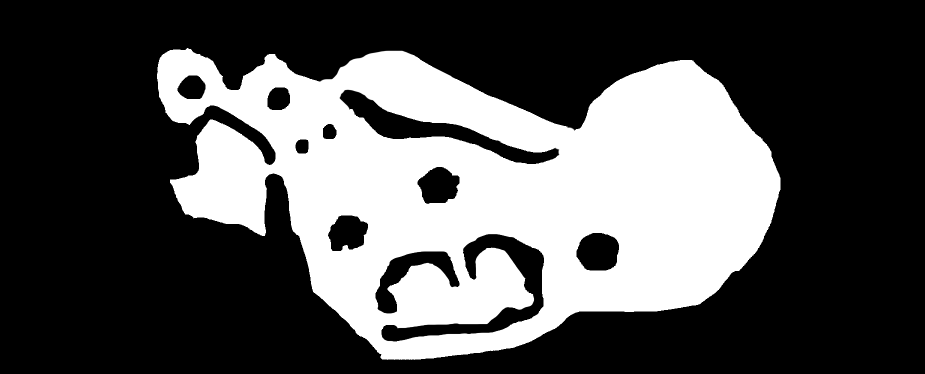
#> input picture ASSOL_MAP_for_a_star.png, 1850 x 747 px (shown at 1/2 size)
$ python main.py
#> lines starting #> are read from the running program, lines starting #| are printed output that depends on the picture; after the words box and inside, x2 and y2 are one past the last pixel; in counts of white or black regions, pixels touching at a corner belong together
### assol_map.py
import functools
import math
import random
from collections import defaultdict

import numpy as np
from PIL import Image


def round_pair(p):
    return round(p[0]), round(p[1])


SCALE_FACTOR = 5
starting_point = (393, 374)

raw_coords = [
    (344.61, 160.53),
    (354.08, 209.05),
    (370.42, 125.88),
    (393.14, 218.51),
    (408.9, 260.72),
    (411.37, 142.90),
    (424.62, 188.27),
    (426.53, 241.82),
    (432.88, 359.64),
    (433.47, 269.55),
    (455.49, 205.92),
    (473.23, 424.55),
    (490.85, 405.65),
    (492.65, 211.59),
    (495.27, 429.59),
    (541.12, 149.86),
    (557.49, 130.96),
    (563.8, 156.16),
    (611.06, 202.16),
    (611.12, 338.25),
    (623.67, 228.63),
    (636.89, 204.69),
    (649.55, 337.00),
    (668.54, 559.41),
    (685.54, 542.40),
    (691.85, 565.71),
    (696.16, 345.20),
    (734.44, 122.46),
    (736.48, 360.33),
    (772.45, 142.72),
    (775.68, 696.78),
    (778.05, 376.72),
    (783.14, 474.37),
    (797.67, 576.44),
    (798.95, 694.05),
    (800.2, 170.47),
    (800.77, 455.48),
    (808.34, 481.31),
    (815.22, 395.62),
    (816.69, 690.55),
    (828.71, 200.73),
    (844.06, 415.02),
    (844.19, 687.80),
    (845.53, 543.06),
    (850.72, 229.99),
    (855.66, 646.05),
    (872.18, 685.31),
    (878.72, 235.00),
    (879.81, 429.27),
    (884.14, 600.55),
    (899.43, 684.56),
    (907.77, 308.06),
    (908.47, 232.50),
    (915.38, 415.80),
    (923.49, 289.01),
    (927.42, 683.07),
    (930.75, 315.02),
    (937.21, 230.51),
    (953.65, 642.57),
    (955.29, 406.28),
    (957.16, 680.82),
    (962.01, 350.03),
    (980.45, 232.51),
    (984.84, 522.06),
    (987.16, 677.58),
    (993.53, 392.04),
    (1018.65, 669.83),
    (1028.45, 236.27),
    (1040.11, 592.83),
    (1042.77, 393.80),
    (1056.64, 656.09),
    (1067.45, 258.78),
    (1081.77, 409.56),
    (1088.62, 637.59),
    (1093.2, 270.79),
    (1118.77, 419.56),
    (1122.1, 608.59),
    (1124.56, 519.33),
    (1129.45, 278.30),
    (1161.26, 426.82),
    (1168.2, 289.31),
    (1204.07, 560.85),
    (1211.26, 436.08),
    (1246.72, 353.08),
    (1256.78, 495.35),
    (1261.65, 219.56),
    (1287.3, 554.11),
    (1287.99, 429.35),
    (1288.42, 258.57),
    (1328.67, 283.33),
    (1340.88, 202.32),
    (1356.76, 493.37),
    (1359.98, 416.61),
    (1372.04, 563.63),
    (1376.42, 309.59),
    (1388.2, 372.11),
    (1404.87, 211.34),
    (1436.91, 297.10),
    (1443.23, 443.88),
    (1497.18, 370.62),
]
random_coords = random.sample(raw_coords, 30)

USE_RANDOM = False

coords = list(map(round_pair, [starting_point] + (random_coords if USE_RANDOM else raw_coords)))

cities = list(map(repr, coords))
city_to_coords = dict(zip(cities, coords))
# print(cities)
# cities = coords


black_pixel = np.array([0, 0, 0, 255], dtype='uint8')
white_pixel = np.array([255, 255, 255, 255], dtype='uint8')

assol_raw_map = np.array(Image.open('./ASSOL_MAP_for_a_star.png'))
#> assol_raw_map is the input picture: shape (747, 1850, 4); mean R, G, B, A 83.8, 83.8, 83.8, 170.8

# print(assol_raw_map.dtype, assol_raw_map.ndim, assol_raw_map.shape)

assol_map_ = []
for row in assol_raw_map:
    row_ = []
    for pixel in row:
        row_.append(all(pixel == black_pixel))
    assol_map_.append(row_)
#> after the loop, assol_map_ = 747 items

assol_map = np.array(assol_map_)
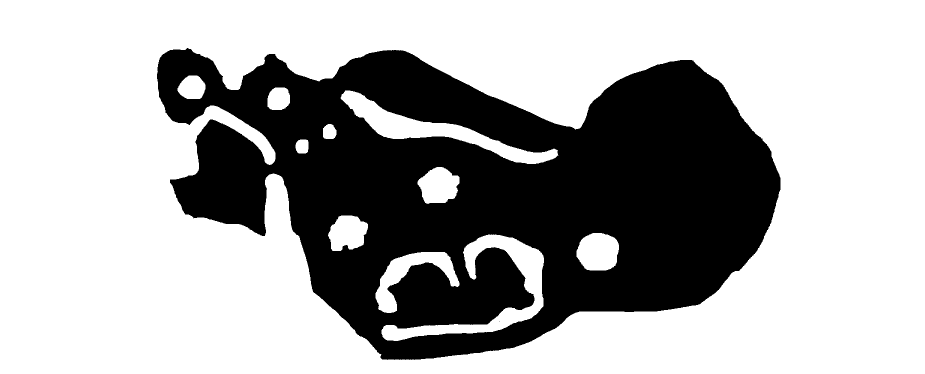
#> assol_map: shape (747, 1850) bool (shown at 1/2 size); 66.9% white; 2 black regions (1 under 20 px), largest, box (x1, y1, x2, y2) and area: (314, 96, 1561, 720) 457842

print(f"Generated assol_map")


def thin_2d_array_by_factor(xs, factor):
#> called with factor = 5
    new_arr = []
    for i, row in enumerate(xs):
        if i % factor != 0:
            continue
        new_row = []
        for j, el in enumerate(row):
            if j % factor != 0:
                continue
            new_row.append(el)
        new_arr.append(new_row)
#> after the loop, new_arr = 150 items
    return np.array(new_arr)
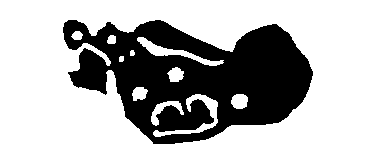
#> returned value: shape (150, 370) bool; 67% white; 1 black region, box (x1, y1, x2, y2) and area: (63, 20, 313, 144) 18315


# [5 lines left out: function save_assol_map, not called in this run]


path_color = np.array([255, 19, 92, 255], dtype='uint8')


# [23 lines left out: functions draw_path_and_map, draw_gene_and_map, not called in this run]


from astar import AStar


class ASSOL_Solver(AStar):
    """sample use of the astar algorithm. In this exemple we work on a maze made of ascii characters,
    and a 'node' is just a (x,y) tuple that represents a reachable position"""

    def __init__(self, maze):
        self.lines = maze
        self.width = len(self.lines[0])
        self.height = len(self.lines)

    # [5 lines left out: function heuristic_cost_estimate, not called in this run]

    def distance_between(self, n1, n2):
        """this method always returns 1, as two 'neighbors' are always adajcent"""
        return 1.4142 if n1[0] != n2[0] and n1[1] != n2[1] else 1

    def is_okay_node(self, node):
        nx, ny = node
        return 0 <= ny < self.height and 0 <= nx < self.width and not maze[ny, nx]

    # [30 lines left out: functions make_ns, neighbors, is_goal_reached, not called in this run]


# [8 lines of commented-out code are left out]


known_paths = defaultdict(dict)

maze = thin_2d_array_by_factor(assol_map, SCALE_FACTOR)


# print(len(maze), len(maze[0]), maze.shape)
# print(maze[starting_point[0] // SCALE_FACTOR, starting_point[1] // SCALE_FACTOR])
# save_assol_map(maze)


@functools.lru_cache(maxsize=500000)
def path_between(c1, c2):
    p1 = city_to_coords[c1]
    p2 = city_to_coords[c2]
    # p1 = c1
    # p2 = c2
    p1 = (p1[0] // SCALE_FACTOR, p1[1] // SCALE_FACTOR)
    p2 = (p2[0] // SCALE_FACTOR, p2[1] // SCALE_FACTOR)
    if known_paths[c1].get(c2, None) is None:
        path = tuple(ASSOL_Solver(maze).astar(p1, p2))
        set_path_between(c1, c2, path)
        # print(f"Found path between {p1} and {p2} with length {len(path)}")
    else:
        path = known_paths[c1][c2]
    return path


# [7 lines left out: function calc_path_between, not called in this run]


def set_path_between(c1, c2, path):
    known_paths[c1][c2] = path


edges = []
dist_dict = defaultdict(dict)
path_dict = defaultdict(dict)


def lookup_dist(city_a, city_b):
    if city_b not in dist_dict[city_a]:
        path = path_between(city_a, city_b)
        if path is None:
            path = calc_path_between(city_a, city_b)
            set_path_between(city_a, city_b, path)
        dist = len(path)
        dist_dict[city_a][city_b] = dist
        path_dict[city_a][city_b] = path
        edges.append((city_a, city_b, dist))
        return dist
    return dist_dict[city_a][city_b]


# [6 lines that do not run on import are left out]

### genetic_algo.py
#
# I *think* I found this algorithm here: https://gist.github.com/jdmoore7/de13d106b9bb92fe111ba14224341045
# I've modified it a bit, but it's mostly the same.
#


import sys
from datetime import datetime
import random
import operator
from multiprocessing import Pool
from pathlib import Path
import threading

from numpy import vectorize
import functools

from assol_map import cities, draw_gene_and_map, maze, lookup_dist, dist_dict


@functools.lru_cache(maxsize=500000)
def get_fitness(gene):
    total_distance = 0
    for idx in range(1, len(gene)):
        city_b = gene[idx]
        city_a = gene[idx - 1]
        try:
            if city_b not in dist_dict[city_a]:
                dist = lookup_dist(city_a, city_b)
            else:
                dist = dist_dict[city_a][city_b]
        except KeyboardInterrupt as e:
            return sys.exit()
        except BrokenPipeError as e:
            return sys.exit()
        total_distance += dist
    fitness = 1 / total_distance
    return fitness


class GeneticAlgo:
    def __init__(self, start, steps=2, crossover_prob=0.15, mutation_prob=0.15, population_size=5,
                 iterations=100, out_path=Path("gene-out")):
        self.crossover_prob = crossover_prob
        self.mutation_prob = mutation_prob
        self.population_size = population_size
        self.steps = steps
        self.iterations = iterations
        self.start = start
        self.cities = list([k for k in cities])
        self.cities.remove(start)
        self.genes = []
        self.epsilon = 1 - 1 / self.iterations
        self.generate_genes = vectorize(self.generate_genes)
        self.evaluate_fitness = vectorize(self.evaluate_fitness)
        self.evolve = vectorize(self.evolve)
        self.prune_genes = vectorize(self.prune_genes)
        self.converge = vectorize(self.converge)
        self.out_path = out_path

        self.generate_genes()

    def generate_genes(self):
        self.genes.append(('(393, 374)', '(433, 360)', '(427, 242)', '(491, 406)', '(624, 229)', '(1376, 310)',
                           '(1028, 236)', '(1043, 394)', '(1204, 561)', '(954, 643)', '(798, 576)', '(669, 559)',
                           '(1329, 283)', '(1288, 259)', '(1360, 417)', '(962, 350)', '(955, 406)', '(1341, 202)',
                           '(980, 233)', '(829, 201)', '(879, 235)', '(937, 231)', '(801, 455)', '(908, 308)',
                           '(1211, 436)', '(686, 542)', '(844, 688)', '(846, 543)', '(987, 678)', '(1257, 495)',
                           '(1497, 371)', '(1287, 554)', '(1443, 444)', '(1168, 289)', '(908, 232)', '(994, 392)',
                           '(1057, 656)', '(1357, 493)', '(495, 430)', '(736, 360)', '(696, 345)', '(493, 212)',
                           '(872, 685)', '(783, 474)', '(957, 681)', '(1082, 410)', '(931, 315)', '(1388, 372)',
                           '(1122, 609)', '(1119, 420)', '(1288, 429)', '(884, 601)', '(800, 170)', '(1247, 353)',
                           '(1093, 271)', '(1437, 297)', '(1262, 220)', '(1372, 564)', '(776, 697)', '(927, 683)',
                           '(915, 416)', '(345, 161)', '(778, 377)', '(637, 205)', '(541, 150)', '(808, 481)',
                           '(1089, 638)', '(899, 685)', '(433, 270)', '(856, 646)', '(692, 566)', '(411, 143)',
                           '(557, 131)', '(425, 188)', '(354, 209)', '(370, 126)', '(564, 156)', '(611, 202)',
                           '(1125, 519)', '(1129, 278)', '(844, 415)', '(1405, 211)', '(799, 694)', '(1019, 670)',
                           '(817, 691)', '(473, 425)', '(650, 337)', '(880, 429)', '(815, 396)', '(611, 338)',
                           '(409, 261)', '(923, 289)', '(1067, 259)', '(851, 230)', '(734, 122)', '(772, 143)',
                           '(1040, 593)', '(985, 522)', '(1161, 427)'))
        for c in self.cities:
            if c not in self.genes[0]:
                print(c)
                self.genes[0] = tuple(list(self.genes[0]) + [c])
        self.genes = []
        for i in range(self.population_size - len(self.genes)):
            gene = [self.start]
            options = [k for k in self.cities]
            while len(gene) < len(self.cities) + 1:
                city = random.choice(options)
                loc = options.index(city)
                gene.append(city)
                del options[loc]
            # don't end back at the start.
            # gene.append(self.start)
            self.genes.append(tuple(gene))
        # print(list((len(g), len(cities)) for g in self.genes))
        assert all([len(cities) == len(g) for g in self.genes])
        return self.genes

    def evaluate_fitness(self):
        fitness_scores = []
        DO_MULTIPROCESS = False
        try:
            if DO_MULTIPROCESS:
                with Pool(8) as p:
                    # for fitness_res in p.starmap(get_fitness, zip(self.genes, [dist_dict for g in self.genes])):
                    for fitness_res in p.map(get_fitness, self.genes):
                        fitness_scores.append(fitness_res)
            else:
                for gene in self.genes:
                    fitness_scores.append(get_fitness(gene))
            return fitness_scores
        except KeyboardInterrupt as e:
            return sys.exit()

    def evolve(self):
        index_map = {i: '' for i in range(1, len(self.cities) - 1)}
        indices = [i for i in range(1, len(self.cities) - 1)]
        to_visit = [c for c in self.cities]
        cross = (1 - self.epsilon) * self.crossover_prob
        mutate = self.epsilon * self.mutation_prob
        crossed_count = int(cross * len(self.cities) - 1)
        mutated_count = int((mutate * len(self.cities) - 1) / 2)
        for idx in range(len(self.genes) - 1):
            gene = self.genes[idx]
            for i in range(crossed_count):
                try:
                    gene_index = random.choice(indices)
                    sample = gene[gene_index]
                    if sample in to_visit:
                        index_map[gene_index] = sample
                        loc = indices.index(gene_index)
                        del indices[loc]
                        loc = to_visit.index(sample)
                        del to_visit[loc]
                    else:
                        continue
                except:
                    pass
        last_gene = self.genes[-1]
        remaining_cities = [c for c in last_gene if c in to_visit]
        for k, v in index_map.items():
            if v != '':
                continue
            else:
                city = remaining_cities.pop(0)
                index_map[k] = city
        new_gene = [index_map[i] for i in range(1, len(self.cities) - 1)]
        new_gene.insert(0, self.start)
        # don't want to end at the start
        # new_gene.append(self.start)
        for i in range(mutated_count):
            choices = [c for c in new_gene if c != self.start]
            city_a = random.choice(choices)
            city_b = random.choice(choices)
            index_a = new_gene.index(city_a)
            index_b = new_gene.index(city_b)
            new_gene[index_a] = city_b
            new_gene[index_b] = city_a
        self.genes.append(tuple(new_gene))

    def prune_genes(self):
        for i in range(self.steps):
            self.evolve()
        fitness_scores = self.evaluate_fitness()
        for i in range(self.steps):
            worst_gene_index = fitness_scores.index(min(fitness_scores))
            del self.genes[worst_gene_index]
            del fitness_scores[worst_gene_index]
        return max(fitness_scores), self.genes[fitness_scores.index(max(fitness_scores))]

    def converge(self):
        current_best_gene = Exception('no best gene ever found.')

        for i in range(self.iterations):
            print(f"[{i:4d}] -- {datetime.now().isoformat()} -- starting iteration.")
            values = self.prune_genes()
            current_score = values[0]
            current_best_gene = values[1]
            self.epsilon -= 1 / self.iterations
            # if i % 100 == 0 or True:
            # print(f"{datetime.now().isoformat()} -- {int(1 / current_score)} px")
            print(f"[{i:4d}] -- {datetime.now().isoformat()} -- {int(1 / current_score)} px")
            # print(current_best_gene)
            with open('best-assol-route-thus-far.txt', 'a') as f:
                f.write(f"\n[{i:4d}] -- {datetime.now().isoformat()} -- {current_best_gene}\n")
            if self.out_path:
                t = threading.Thread(target=lambda: draw_gene_and_map(current_best_gene, maze, filename=self.out_path / f"path-iter-{i}.png"), args=())
                # draw_gene_and_map(current_best_gene, maze, filename=self.out_path / f"path-iter-{i}.png")
                t.daemon = True
                t.start()
#> this loop made 1 pass
#> after the loop, self.epsilon = 1

        return current_best_gene

### main.py
import time
from collections import defaultdict
from datetime import datetime
from multiprocessing import Pool
import os
from pathlib import Path

import requests
import json
from bs4 import BeautifulSoup

from assol_map import coords, path_between, cities, starting_point, maze, draw_path_and_map, draw_gene_and_map, \
    calc_path_between, set_path_between

from genetic_algo import GeneticAlgo

START_TIME = int(time.time())

out_folder = Path(f"gene-out-{START_TIME}")

if not os.path.exists(out_folder):
    os.mkdir(out_folder)


# for idx_1 in range(0, len(cities) - 1):
#     for idx_2 in range(idx_1 + 1, len(cities)):
#         city_a = cities[idx_1]
#         city_b = cities[idx_2]
#         # path = path_between(city_a, city_b)
#         # dist = len(path)
#         # dist_dict[city_a][city_b] = dist
#         # path_dict[city_a][city_b] = path
#         # edges.append((city_a, city_b, dist))


try:
    g = GeneticAlgo(start=repr(starting_point), mutation_prob=0.25, crossover_prob=0.25,
                    population_size=30, steps=15, iterations=2000, out_path=out_folder)
#> (the run stopped early here; a loop or call above may not have finished)
